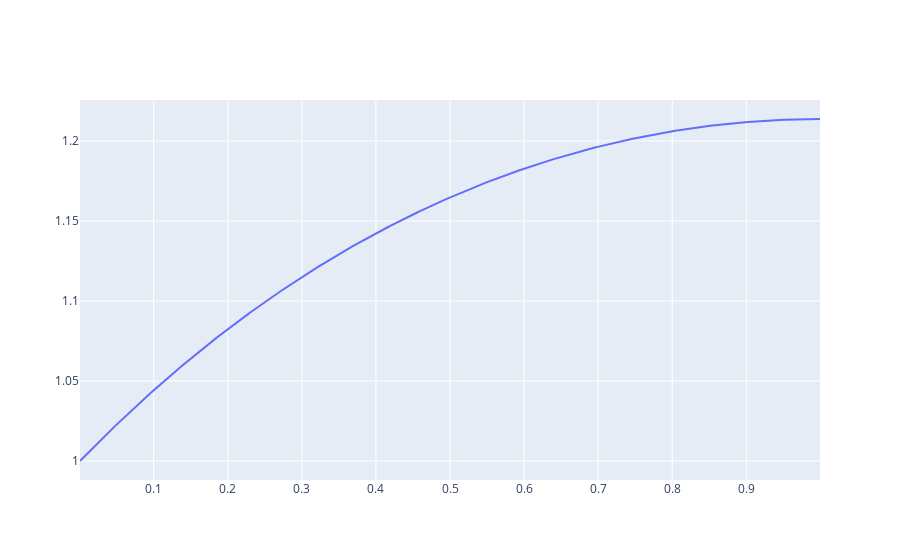

Here is the notebook cell this chart was saved with:
### Code cell
axon = h.Section(name="axon")
axon.L = 1000 #um long
axon.diam = 1 # 1 um diameter 
axon.insert("pas")
axon.g_pas = 1e-4
axon.nseg = 1001

# print(axon.psection())
print('axon status:', h.psection())

h.tstop = 1e5
h.init()

ic = h.IClamp(axon(1e-5))
ic.delay = 0
ic.dur = 3e2
ic.amp = .05

def run_attenuation(tstop=250):
    """runs a simulation and returns the membrane potential recording at the soma."""    
    vectors = []
    for seg in axon:
        vec = h.Vector()
        vec.record(seg._ref_v)
        vectors.append(vec)
    
    h.tstop = tstop  # Set how long the simulation will run.
    h.init()
    h.run()

    voltage_traces = [vec.to_python() for vec in vectors]
    distances = [seg.x for seg in axon]
    # Obtain steady state at each segment, normalized by the initial segment
    attenuations = [voltage_traces[i][-1] / voltage_traces[0][-1] for i in range(len(voltage_traces))]

    return distances, attenuations

x, v = run_attenuation()


fig = go.Figure()
fig.add_trace(go.Scatter(x=x, y=v,
                    mode='lines',
                    name='v'))

fig.show()

### Figure 1 — Plotly figure (JSON) as saved in the notebook; plotly's stock layout.template omitted (floating-point values rounded to 4 significant figures; data arrays with more than 128 entries replaced by an {"elided": "..."} marker saying what was removed)
{"data": [{"mode": "lines", "name": "v", "type": "scatter", "x": {"elided": "1001 float values"}, "y": {"elided": "1001 float values"}}], "layout": {}}
